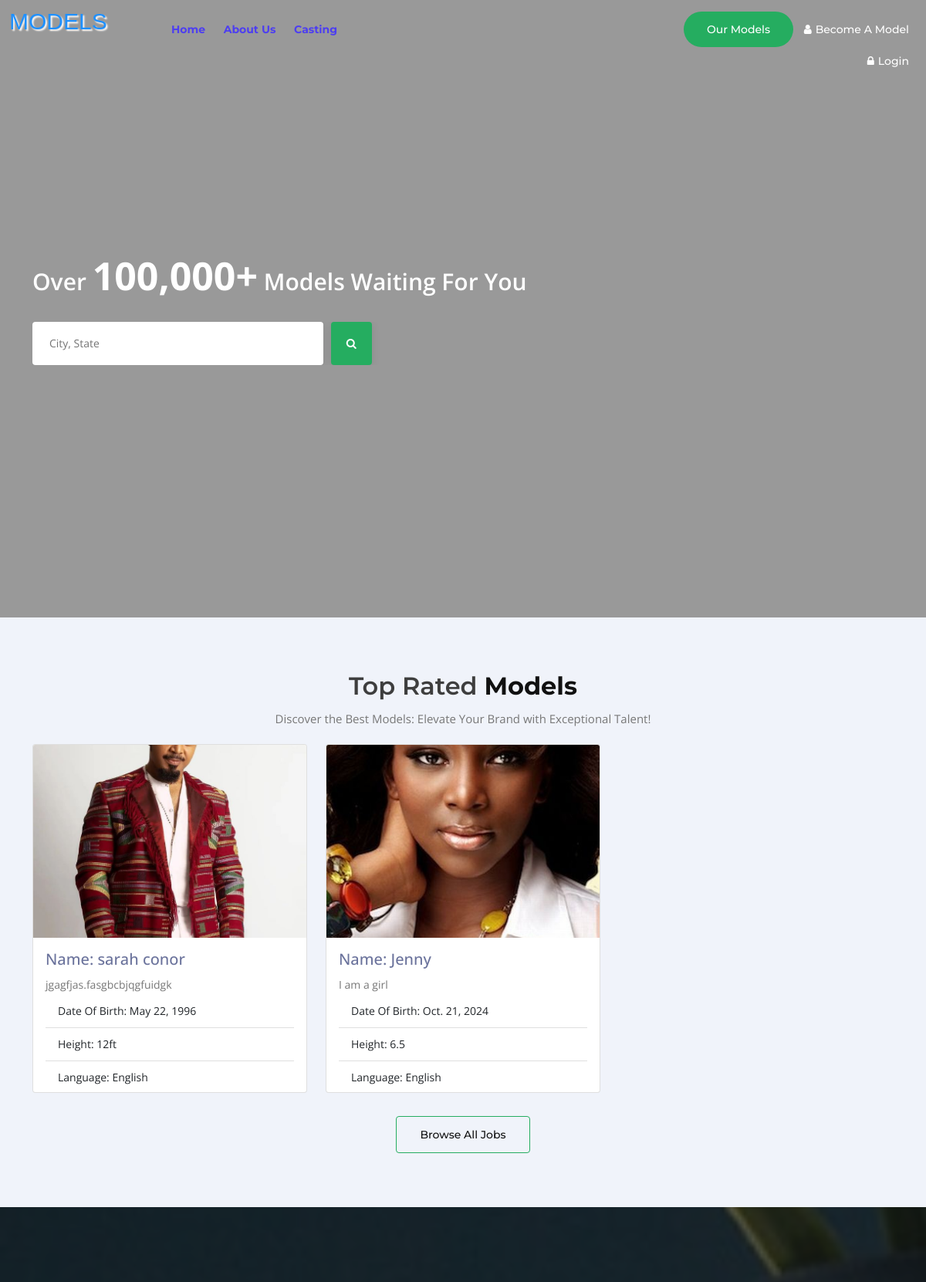
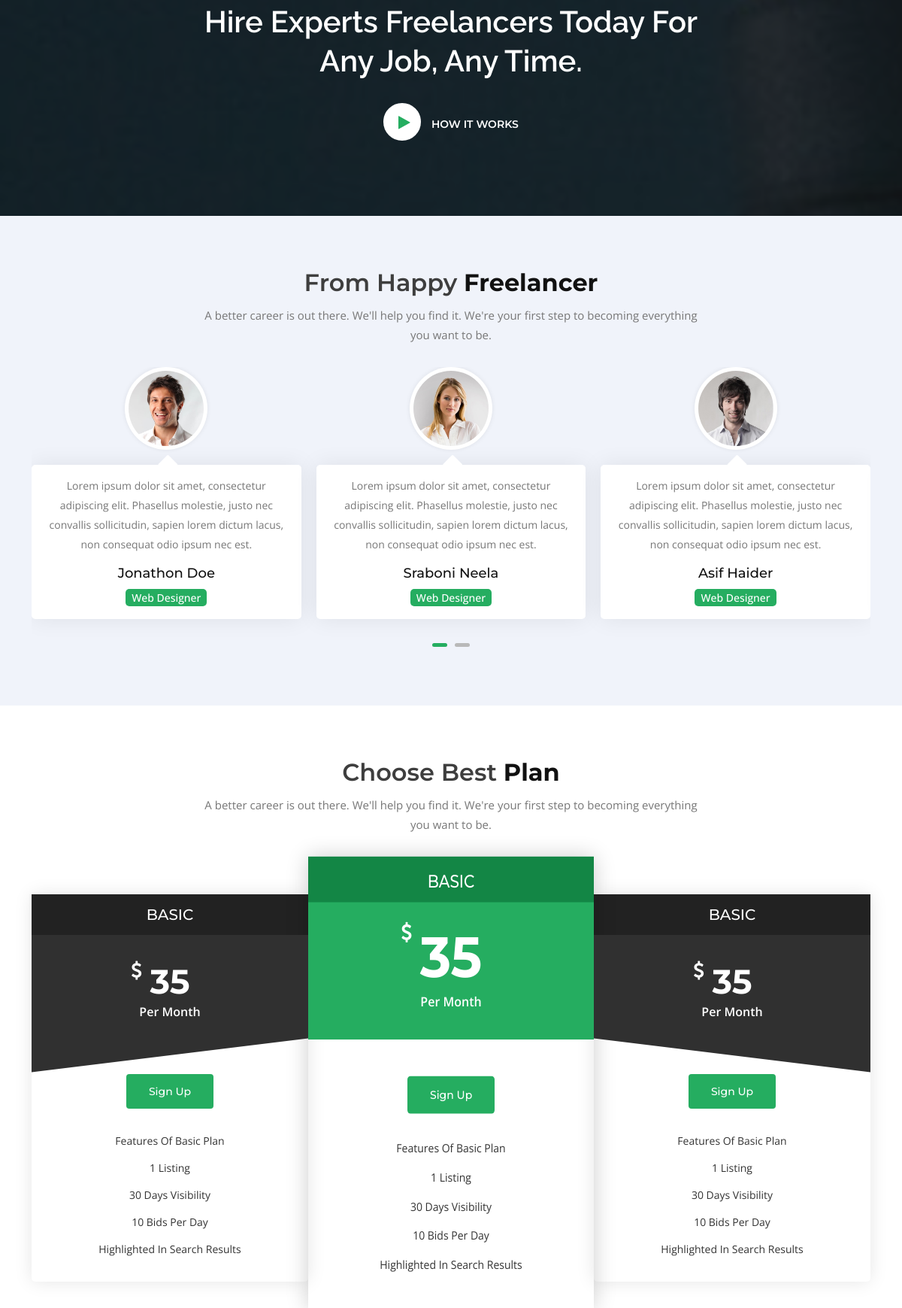
The page / (upper part) on the database its author committed (2 pictures, top to bottom).
### core/models.py (models this page shows, shortened)
class ModelProfile(models.Model):
    user = models.ForeignKey(CustomUser, on_delete=models.CASCADE, related_name='profile')
    fullname = models.CharField(max_length=255, blank=True, null=True)
    height = models.CharField(max_length=20, blank=True, null=True)
    hobby = models.CharField(max_length=255, blank=True, null=True)
    language = models.CharField(max_length=255, blank=True, null=True)
    nationality = models.CharField(max_length=255, blank=True, null=True)
    occuption = models.CharField(max_length=255, blank=True, null=True)
    location = models.CharField(max_length=100, blank=True, null=True)
    address = models.CharField(max_length=255, blank=True, null=True)
    bio = models.TextField(blank=True, null=True)
    dob = models.DateField(blank=True, null=True)
    gender = models.CharField(max_length=10, blank=True, null=True)
    image = models.ImageField(upload_to='images/', blank=True, null=True)
    phone_number = models.CharField(max_length=15, blank=True, null=True)
    x = models.CharField(max_length=255, blank=True, null=True)
    facebook = models.CharField(max_length=255, blank=True, null=True)
    instagram = models.CharField(max_length=255, blank=True, null=True)
    linkedin = models.CharField(max_length=255, blank=True, null=True)
    created_at = models.DateTimeField(auto_now_add=True)

### core/views.py (the view)
# urls.py: path('', views.index, name='home'),
def index(request):
    models = ModelProfile.objects.all()
    return render(request, 'index.html', {'models':models})

### core/templates/index.html (shortened to what this page needs)
{% extends 'base.html' %}
{% load static %}
{% block content %}
      <section class="home-video-banner parallax" data-jarallax-video="https://www.youtube.com/watch?v=F2_mMD4GrhM&pp=ygUZbW9kZWxzIGZyZWUgc3RvY2sgZm9vdGFnZQ%3D%3D">
		<div class="banner-area">
		   <div class="banner-caption container">
			  <div class="container">
				 <div class="row">
					<div class="col-md-12 col-sm-12 content-home">
					   <div class="banner-welcome">
						  <h4>Over <span>100,000+</span> models waiting for you</h4>
						  <form>
							 <div class="video-banner-input">
								<input type="text" placeholder="City, State">
							 </div>
							 <div class="video-banner-input">
								<button type="submit"><i class="fa fa-search"></i></button>
							 </div>
						  </form>
					   </div>
					</div>
				 </div>
			  </div>
		   </div>
		</div>
	 </section>
	 <section class="jobguru-top-job-area section_70">
		<div class="container">
		   <div class="row">
			  <div class="col-md-12">
				 <div class="site-heading">
					<h2>top rated <span>Models</span></h2>
					<p>Discover the Best Models: Elevate Your Brand with Exceptional Talent!</p>
				 </div>
			  </div>
		   </div>
		   <div class="row">
			{% for model in models %}
			  <div class="col-lg-4 col-md-6">
				<div class="card">
					<a href="{% url 'gallery' model.user.pk %}">
						<img src="{{ model.image.url }}" class="card-img-top img-fluid fixed-image" alt="Model Image">
					</a>
						<div class="card-body">
						<h5 class="card-title">Name: {{model.fullname}}</h5>
						<p class="card-text">{{model.bio|truncatewords:50}}</p>
						<ul class="list-group list-group-flush">
							<li class="list-group-item">Date Of Birth: {{model.dob}}</li>
							<li class="list-group-item">Height: {{model.height}}</li>
							<li class="list-group-item">Language: {{model.language}}</li>
						</ul>
					</div>
				</div>
			  </div>
			{% endfor %}
		   </div>
		   <div class="row">
			  <div class="col-md-12">
				 <div class="load-more">
					<a href="#" class="jobguru-btn">browse all jobs</a>
				 </div>
			  </div>
		   </div>
		</div>
	 </section>
	 <section class="jobguru-video-area section_100">
		<div class="container">
		   <div class="row">
			  <div class="col-md-12">
				 <div class="video-container">
					<h2>Hire experts freelancers today for <br> any job, any time.</h2>
					<div class="video-btn">
					   <a class="popup-youtube" href="https://www.youtube.com/watch?v=k-R6AFn9-ek">
					   <i class="fa fa-play"></i>
					   how it works
					   </a>
					</div>
				 </div>
			  </div>
		   </div>
		</div>
	 </section>
	 <section class="jobguru-happy-freelancer-area section_70">
		<div class="container">
		   <div class="row">
			  <div class="col-md-12">
				 <div class="site-heading">
					<h2>from happy <span>freelancer</span></h2>
					<p>A better career is out there. We'll help you find it. We're your first step to becoming everything you want to be.</p>
				 </div>
			  </div>
		   </div>
		   <div class="row">
			  <div class="col-md-12">
				 <div class="happy-freelancer-slider owl-carousel">
					<div class="single-happy-freelancer">
					   <div class="happy-freelancer-img">
						  <img src="{% static 'assets/img/testimonial-1.jpg' %}" alt="testimonial 1" />
					   </div>
					   <div class="happy-freelancer-text">
						  <p>Lorem ipsum dolor sit amet, consectetur adipiscing elit. Phasellus molestie, justo nec convallis sollicitudin, sapien lorem dictum lacus, non consequat odio ipsum nec est.</p>
						  <div class="happy-freelancer-info">
							 <h4>jonathon doe</h4>
							 <p>web designer</p>
						  </div>
					   </div>
					</div>
					<div class="single-happy-freelancer">
					   <div class="happy-freelancer-img">
						  <img src="{% static 'assets/img/testimonial-2.jpg' %}" alt="testimonial 1" />
					   </div>
					   <div class="happy-freelancer-text">
						  <p>Lorem ipsum dolor sit amet, consectetur adipiscing elit. Phasellus molestie, justo nec convallis sollicitudin, sapien lorem dictum lacus, non consequat odio ipsum nec est.</p>
						  <div class="happy-freelancer-info">
							 <h4>sraboni neela</h4>
							 <p>web designer</p>
						  </div>
					   </div>
					</div>
					<div class="single-happy-freelancer">
					   <div class="happy-freelancer-img">
						  <img src="{% static 'assets/img/testimonial-3.jpg' %}" alt="testimonial 1" />
					   </div>
					   <div class="happy-freelancer-text">
						  <p>Lorem ipsum dolor sit amet, consectetur adipiscing elit. Phasellus molestie, justo nec convallis sollicitudin, sapien lorem dictum lacus, non consequat odio ipsum nec est.</p>
						  <div class="happy-freelancer-info">
							 <h4> asif haider</h4>
							 <p>web designer</p>
						  </div>
					   </div>
					</div>
				 </div>
			  </div>
		   </div>
		</div>
	 </section>
	 <section class="jobguru-pricing-area section_70">
		<div class="container">
		   <div class="row">
			  <div class="col-md-12">
				 <div class="site-heading">
					<h2>choose best <span>plan</span></h2>
					<p>A better career is out there. We'll help you find it. We're your first step to becoming everything you want to be.</p>
				 </div>
			  </div>
		   </div>
		   <div class="row">
			  <div class="col-md-4 no-pad-right">
				 <div class="single-pricing price-basic">
					<div class="price-heading">
					   <h3>basic</h3>
					</div>
					<div class="price-value">
					   <h2><i class="fa fa-dollar"></i> 35</h2>
					   <p>per month</p>
					</div>
					<div class="price-btn">
					   <a href="#" class="jobguru-btn-2">sign up</a>
					</div>
					<div class="price-body">
					   <p>Features of Basic Plan</p>
					   <p>1 Listing</p>
					   <p>30 Days Visibility</p>
					   <p>10 bids per day</p>
					   <p>Highlighted in Search Results</p>
					</div>
				 </div>
			  </div>
			  <div class="col-md-4 no-pad-all">
				 <div class="single-pricing price-standard">
					<div class="price-heading">
					   <h3>basic</h3>
					</div>
					<div class="price-value">
					   <h2><i class="fa fa-dollar"></i> 35</h2>
					   <p>per month</p>
					</div>
					<div class="price-btn">
					   <a href="#" class="jobguru-btn-2">sign up</a>
					</div>
					<div class="price-body">
					   <p>Features of Basic Plan</p>
					   <p>1 Listing</p>
					   <p>30 Days Visibility</p>
					   <p>10 bids per day</p>
					   <p>Highlighted in Search Results</p>
					</div>
				 </div>
			  </div>
			  <div class="col-md-4 no-pad-left">
				 <div class="single-pricing price-premium">
					<div class="price-heading">
					   <h3>basic</h3>
					</div>
					<div class="price-value">
					   <h2><i class="fa fa-dollar"></i> 35</h2>
					   <p>per month</p>
					</div>
					<div class="price-btn">
					   <a href="#" class="jobguru-btn-2">sign up</a>
					</div>
					<div class="price-body">
					   <p>Features of Basic Plan</p>
					   <p>1 Listing</p>
					   <p>30 Days Visibility</p>
					   <p>10 bids per day</p>
					   <p>Highlighted in Search Results</p>
					</div>
				 </div>
			  </div>
		   </div>
		</div>
	 </section>
{% endblock %}

### core/templates/index.html (style rules this page uses)
.fixed-image { width: 100%; height: 250px; object-fit: cover; }
.card { height: 100%; }
.card-body { height: 200px; overflow: hidden; text-overflow: ellipsis; }

### rows shown on the page
ModelProfile: image (picture), fullname "sarah conor", bio "jgagfjas.fasgbcbjqgfuidgk", dob "May 22, 1996", height "12ft", language "English"
ModelProfile: image (picture), fullname "Jenny", bio "I am a girl", dob "Oct. 21, 2024", height "6.5", language "English"
